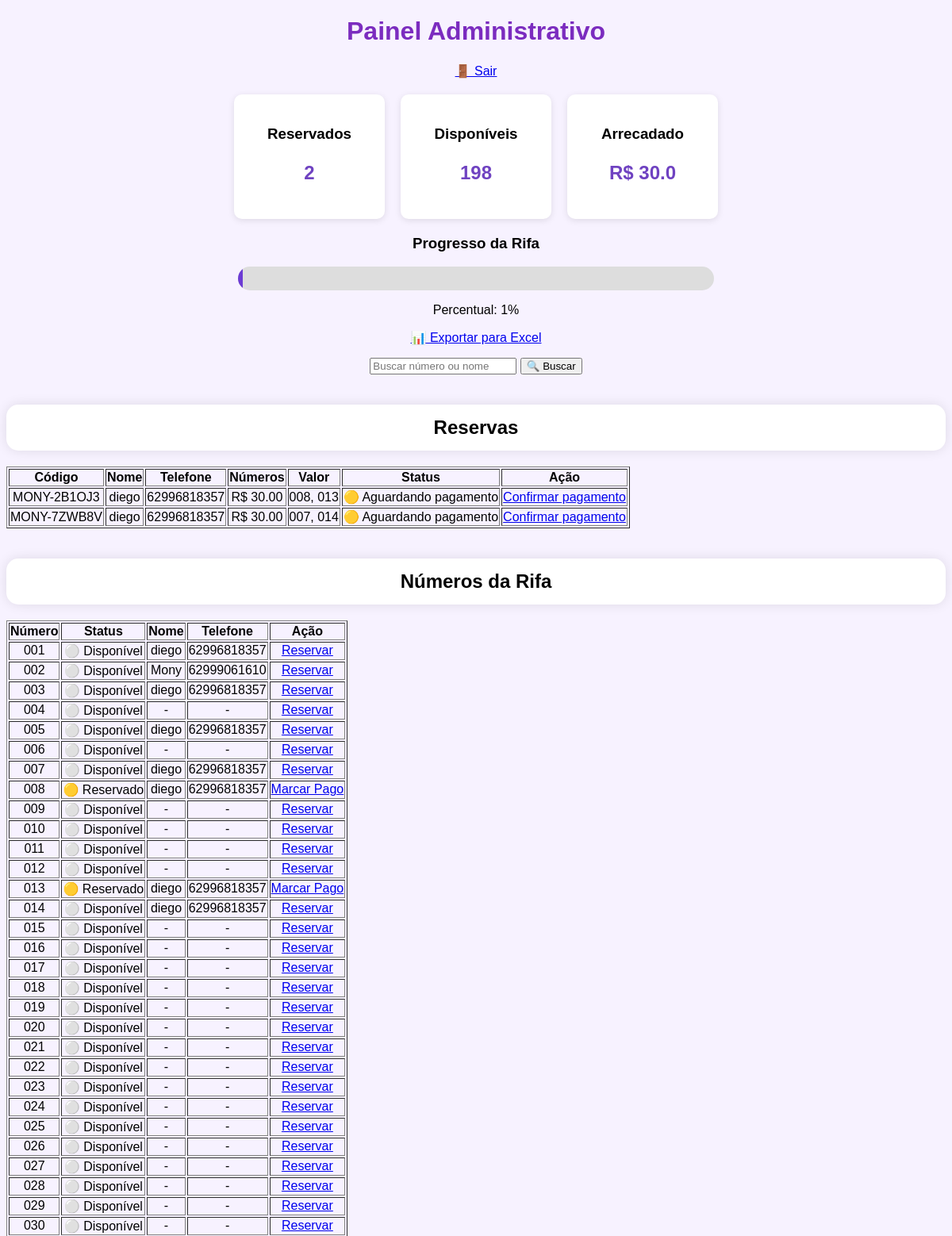
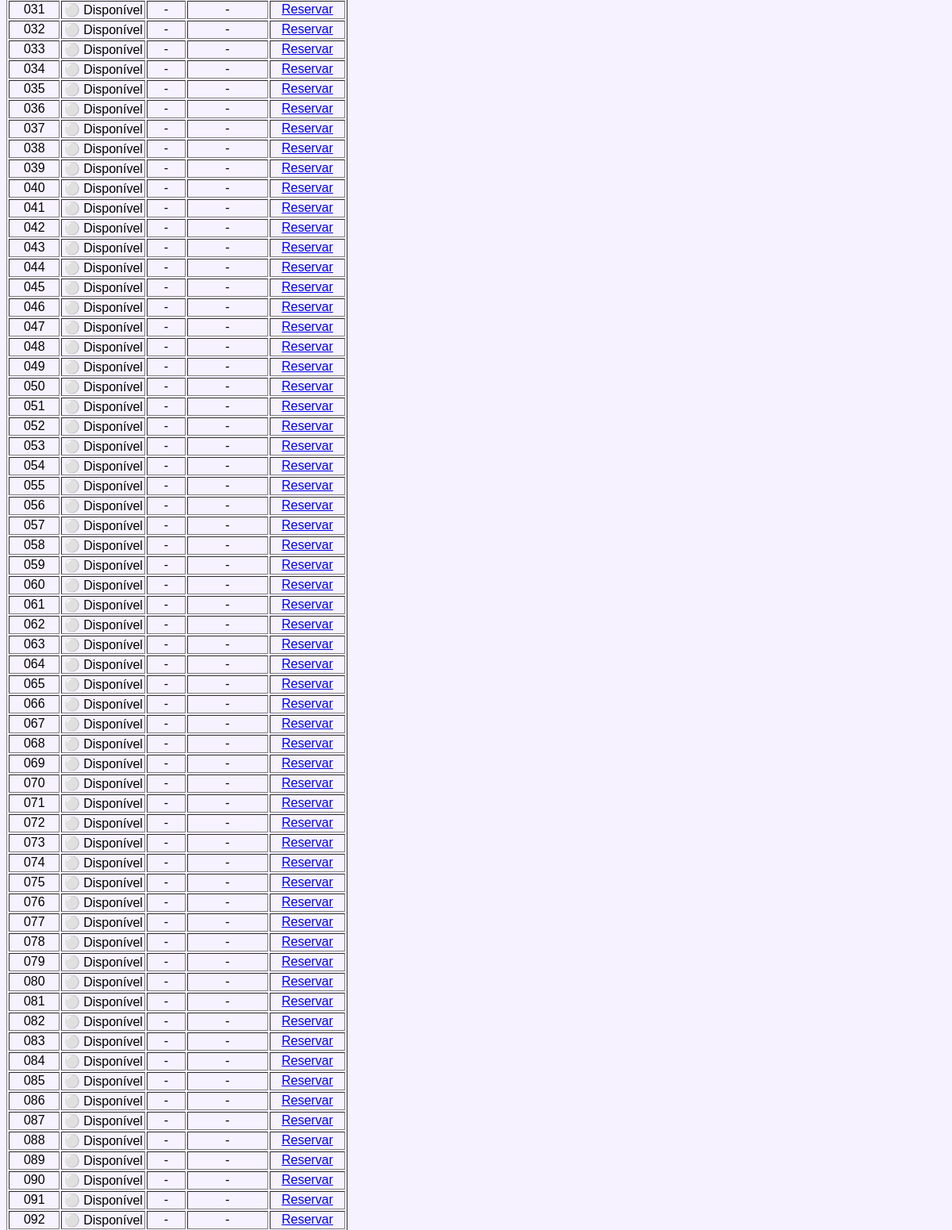
Before: /admin (signed in, upper part) with the older database file (2 pictures, top to bottom).
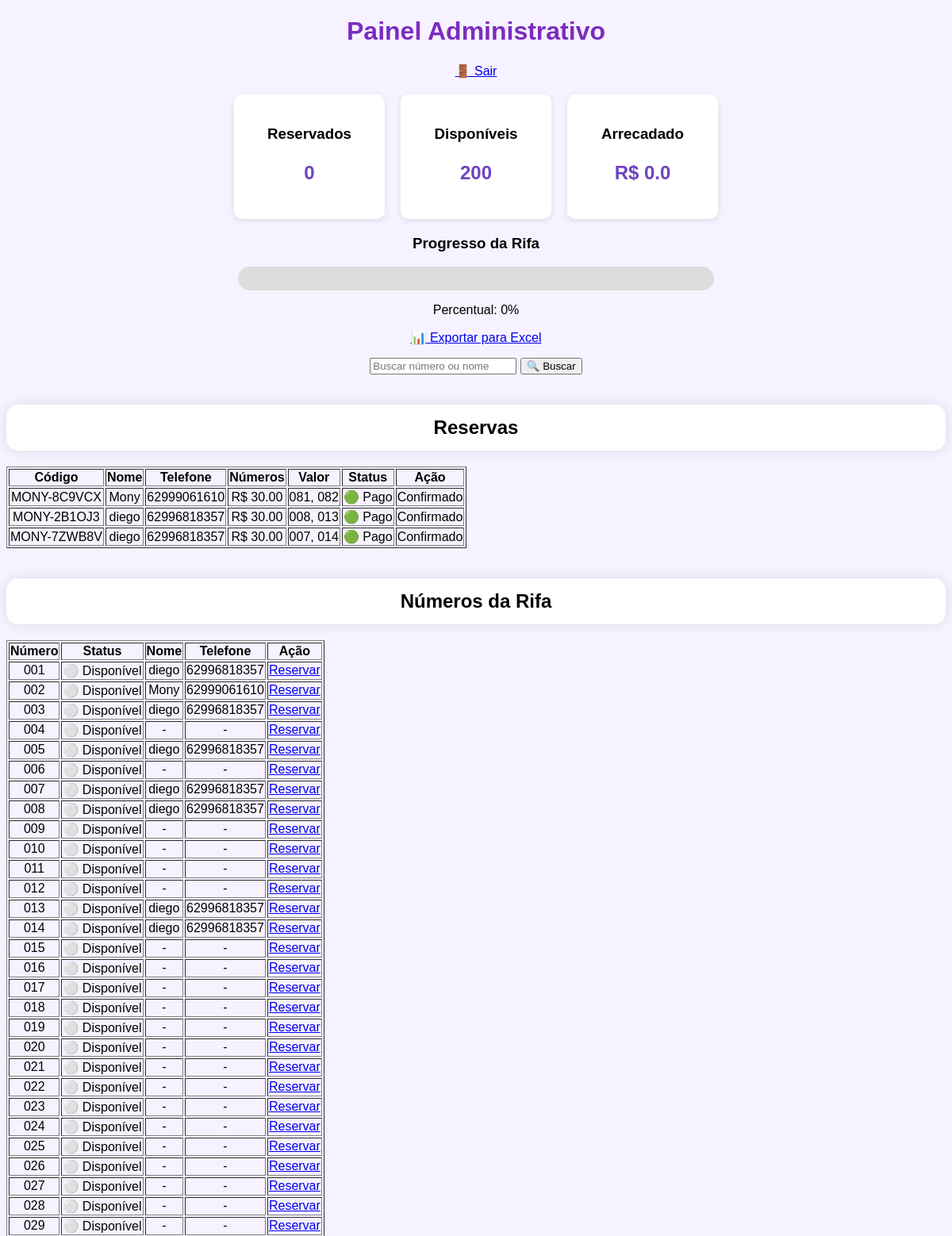
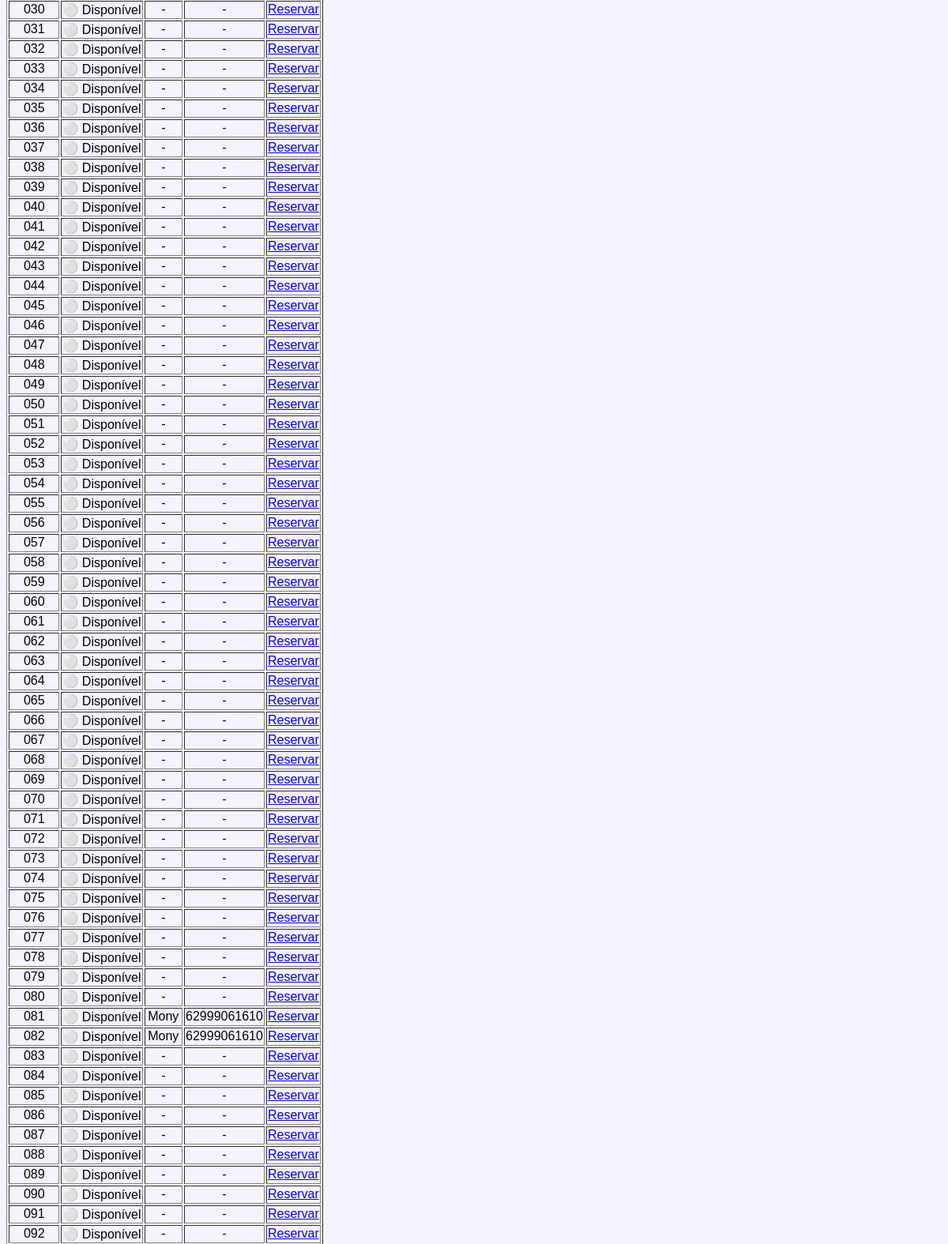
After: the same page with the newer database file (2 pictures, top to bottom).
### models.py (models this page shows)
class Reserva(db.Model):
    __tablename__ = "reserva"
    id = db.Column(db.Integer, primary_key=True)
    codigo = db.Column(db.String(20), unique=True)
    nome = db.Column(db.String(120), nullable=False)
    telefone = db.Column(db.String(20), nullable=False)
    valor_total = db.Column(db.Float)
    status = db.Column(db.String(20), default="aguardando_pagamento")
    data = db.Column(db.DateTime, default=datetime.utcnow)
    numeros = db.relationship("ReservaNumero", backref="reserva")

class Numero(db.Model):
    ...
    id = db.Column(db.Integer, primary_key=True)
    numero = db.Column(
        db.Integer,
        unique=True,
        nullable=False
    )
    status = db.Column(
        db.String(50),
        default="disponivel"
    )
    nome = db.Column(
        db.String(100)
    )
    telefone = db.Column(
        db.String(20)
    )

class ReservaNumero(db.Model):
    __tablename__ = "reserva_numero"
    id = db.Column(db.Integer, primary_key=True)
    reserva_id = db.Column(
        db.Integer,
        db.ForeignKey("reserva.id")
    )
    numero_id = db.Column(
        db.Integer,
        db.ForeignKey("numero.id")
    )
    numero = db.relationship("Numero")

### app.py (the view)
@app.route("/admin")
def admin():
    if not session.get("admin"):
        return redirect("/login")
    busca = request.args.get("busca", "")
    if busca:
        numeros = Numero.query.filter(
        (Numero.nome.contains(busca)) |
        (Numero.numero.like(f"%{busca}%"))
    ).order_by(Numero.numero).all()
    else:
        numeros = Numero.query.order_by(
        Numero.numero
    ).all()
    reservados = Numero.query.filter(
        Numero.status.in_(["reservado", "pago"])
    ).count()
    disponiveis = Numero.query.filter_by(
        status="disponivel"
    ).count()
    arrecadado = reservados * VALOR_NUMERO
    percentual = round((reservados / 200) * 100)
    reservas = Reserva.query.order_by(Reserva.data.desc()).all()
    return render_template(
    "admin.html",
    numeros=numeros,
    reservas=reservas,
    reservados=reservados,
    disponiveis=disponiveis,
    arrecadado=arrecadado,
    percentual=percentual,
    busca=busca
    )

### templates/admin.html (shortened to what this page needs)
<!doctype html>
<html lang="pt-BR">
  <head>
    <link
      rel="stylesheet"
      href="{{ url_for('static', filename='css/style.css') }}"
    />
  </head>
  <body>
    <div class="container">
      <h1>Painel Administrativo</h1>
      <p>
        <a href="/logout">🚪 Sair</a>
      </p>
      <div class="dashboard">
        <div class="card">
          <h3>Reservados</h3>
          <p>{{ reservados }}</p>
        </div>
        <div class="card">
          <h3>Disponíveis</h3>
          <p>{{ disponiveis }}</p>
        </div>
        <div class="card">
          <h3>Arrecadado</h3>
          <p>R$ {{ arrecadado }}</p>
        </div>
      </div>
      <h3>Progresso da Rifa</h3>
      <div class="barra">
        <div
          class="preenchimento"
          id="barra-progresso"
          style="width: 50%"
        ></div>
      </div>
      <p>Percentual: {{ percentual }}%</p>
      <p>
        <a href="/exportar">📊 Exportar para Excel</a>
      </p>
      <form method="GET" action="/admin">
        <input
          type="text"
          name="busca"
          placeholder="Buscar número ou nome"
          value="{{ busca or '' }}"
        />
        <button type="submit">🔍 Buscar</button>
      </form>
      <br />
      <h2>Reservas</h2>
      <table border="1">
        <tr>
          <th>Código</th>
          <th>Nome</th>
          <th>Telefone</th>
          <th>Números</th>
          <th>Valor</th>
          <th>Status</th>
          <th>Ação</th>
        </tr>
        {% for reserva in reservas %}
        <tr>
          <td>{{ reserva.codigo }}</td>
          <td>{{ reserva.nome }}</td>
          <td>{{ reserva.telefone }}</td>
          <td>R$ {{ "%.2f"|format(reserva.valor_total) }}</td>
          <td>
            {% for item in reserva.numeros %} {{
            "%03d"|format(item.numero.numero) }}{% if not loop.last %}, {% endif
            %} {% endfor %}
          </td>
          <td>
            {% if reserva.status == "pago" %} 🟢 Pago {% else %} 🟡 Aguardando
            pagamento {% endif %}
          </td>
          <td>
            {% if reserva.status != "pago" %}
            <a href="/confirmar_pagamento/{{ reserva.id }}">
              Confirmar pagamento
            </a>
            {% else %} Confirmado {% endif %}
          </td>
        </tr>
        {% endfor %}
      </table>
      <br />
      <h2>Números da Rifa</h2>
      <table border="1">
        <tr>
          <th>Número</th>
          <th>Status</th>
          <th>Nome</th>
          <th>Telefone</th>
          <th>Ação</th>
        </tr>
        {% for numero in numeros %}
        <tr>
          <td>{{ "%03d"|format(numero.numero) }}</td>
          <td>
            {% if numero.status == "pago" %} 🟢 Pago {% elif numero.status ==
            "reservado" %} 🟡 Reservado {% else %} ⚪ Disponível {% endif %}
          </td>
          <td>{{ numero.nome or "-" }}</td>
          <td>{{ numero.telefone or "-" }}</td>
          <td>
            <a href="/toggle/{{ numero.id }}">
              {% if numero.status == "disponivel" %} Reservar {% elif
              numero.status == "reservado" %} Marcar Pago {% else %} Liberar {%
              endif %}
            </a>
          </td>
        </tr>
        {% endfor %}
      </table>
    </div>
  </body>
</html>

### static/css/style.css (style rules this page uses)
body { font-family: Arial; text-align: center; background: #f7f2ff; }
h1 { color: #7b2cbf; }
h2 { background: white; padding: 15px; border-radius: 15px; box-shadow: 0 0 15px rgba(0, 0, 0, 0.1); }
.dashboard { display: flex; justify-content: center; gap: 20px; margin: 20px 0; }
.card { background: white; padding: 20px; border-radius: 10px; min-width: 150px; text-align: center; box-shadow: 0 2px 8px rgba(0, 0, 0, 0.1); }
.card h3 { margin-bottom: 10px; }
.card p { font-size: 24px; font-weight: bold; color: #6f42c1; }
.barra { width: 600px; max-width: 90%; height: 30px; background: #ddd; border-radius: 20px; overflow: hidden; margin: 15px auto; }

Changed rows visible on the page:
added Reserva: codigo "MONY-8C9VCX", nome "Mony", telefone "62999061610", valor_total "30.00", status "🟢 Pago"
added ReservaNumero: {{ "%03d"|format(item.numero.numero) }} "081", shown under "MONY-8C9VCX"
changed Numero (number 1 of 92 on the later page): nome "-" → "Mony"; telefone "-" → "62999061610"
added ReservaNumero: {{ "%03d"|format(item.numero.numero) }} "082"
changed Numero (number 2 of 92 on the later page): nome "-" → "Mony"; telefone "-" → "62999061610"
changed Reserva "MONY-2B1OJ3": status "🟡 Aguardando pagamento Confirmar pagamento" → "🟢 Pago Confirmado"
changed Numero (number 3 of 92 on the later page): status "🟡 Reservado Marcar Pago" → "⚪ Disponível Reservar"
changed Numero (number 4 of 92 on the later page): status "🟡 Reservado Marcar Pago" → "⚪ Disponível Reservar"
changed Reserva "MONY-7ZWB8V": status "🟡 Aguardando pagamento Confirmar pagamento" → "🟢 Pago Confirmado"
Other visible differences:
{{ reservados }}: "2" → "0"
{{ disponiveis }}: "198" → "200"
{{ arrecadado }}: "30.0" → "0.0"
{{ percentual }}: "1" → "0"
